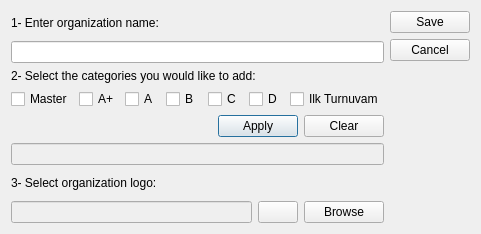
<?xml version="1.0" encoding="UTF-8"?>
<ui version="4.0">
 <class>AddEditOrganizationDialogClass</class>
 <widget class="QDialog" name="AddEditOrganizationDialogClass">
  <property name="geometry">
   <rect>
    <x>0</x>
    <y>0</y>
    <width>481</width>
    <height>234</height>
   </rect>
  </property>
  <property name="windowTitle">
   <string>AddEditOrganizationDialog</string>
  </property>
  <layout class="QGridLayout" name="gridLayout">
   <item row="0" column="0">
    <layout class="QHBoxLayout" name="horizontalLayout_4">
     <item>
      <layout class="QVBoxLayout" name="verticalLayout_5">
       <item>
        <layout class="QVBoxLayout" name="verticalLayout">
         <item>
          <widget class="QLabel" name="label_OrganizationName">
           <property name="text">
            <string>1- Enter organization name:</string>
           </property>
          </widget>
         </item>
         <item>
          <widget class="QLineEdit" name="lineEdit_OrganizationName"/>
         </item>
        </layout>
       </item>
       <item>
        <layout class="QVBoxLayout" name="verticalLayout_2">
         <item>
          <widget class="QLabel" name="label">
           <property name="text">
            <string>2- Select the categories you would like to add:</string>
           </property>
          </widget>
         </item>
         <item>
          <layout class="QHBoxLayout" name="horizontalLayout">
           <item>
            <widget class="QCheckBox" name="checkBox_Master">
             <property name="text">
              <string>Master</string>
             </property>
            </widget>
           </item>
           <item>
            <widget class="QCheckBox" name="checkBox_Aplus">
             <property name="text">
              <string>A+</string>
             </property>
            </widget>
           </item>
           <item>
            <widget class="QCheckBox" name="checkBox_A">
             <property name="text">
              <string>A</string>
             </property>
            </widget>
           </item>
           <item>
            <widget class="QCheckBox" name="checkBox_B">
             <property name="text">
              <string>B</string>
             </property>
            </widget>
           </item>
           <item>
            <widget class="QCheckBox" name="checkBox_C">
             <property name="text">
              <string>C</string>
             </property>
            </widget>
           </item>
           <item>
            <widget class="QCheckBox" name="checkBox_D">
             <property name="text">
              <string>D</string>
             </property>
            </widget>
           </item>
           <item>
            <widget class="QCheckBox" name="checkBox_IlkTurnuvam">
             <property name="text">
              <string>Ilk Turnuvam</string>
             </property>
            </widget>
           </item>
          </layout>
         </item>
         <item>
          <layout class="QHBoxLayout" name="horizontalLayout_2">
           <item>
            <spacer name="horizontalSpacer">
             <property name="orientation">
              <enum>Qt::Orientation::Horizontal</enum>
             </property>
             <property name="sizeHint" stdset="0">
              <size>
               <width>40</width>
               <height>20</height>
              </size>
             </property>
            </spacer>
           </item>
           <item>
            <widget class="QPushButton" name="ApplyButton">
             <property name="text">
              <string>Apply</string>
             </property>
            </widget>
           </item>
           <item>
            <widget class="QPushButton" name="ClearButton">
             <property name="text">
              <string>Clear</string>
             </property>
            </widget>
           </item>
          </layout>
         </item>
         <item>
          <widget class="QLineEdit" name="lineEdit_Categories">
           <property name="enabled">
            <bool>false</bool>
           </property>
          </widget>
         </item>
        </layout>
       </item>
       <item>
        <layout class="QVBoxLayout" name="verticalLayout_3">
         <item>
          <widget class="QLabel" name="label_2">
           <property name="text">
            <string>3- Select organization logo:</string>
           </property>
          </widget>
         </item>
         <item>
          <layout class="QHBoxLayout" name="horizontalLayout_3">
           <item>
            <widget class="QLineEdit" name="lineEdit_ImagePath">
             <property name="enabled">
              <bool>false</bool>
             </property>
            </widget>
           </item>
           <item>
            <widget class="QPushButton" name="DefaultPPButton">
             <property name="text">
              <string/>
             </property>
            </widget>
           </item>
           <item>
            <widget class="QPushButton" name="BrowseButton">
             <property name="text">
              <string>Browse</string>
             </property>
            </widget>
           </item>
          </layout>
         </item>
        </layout>
       </item>
      </layout>
     </item>
     <item>
      <layout class="QVBoxLayout" name="verticalLayout_4">
       <item>
        <widget class="QPushButton" name="SaveButton">
         <property name="text">
          <string>Save</string>
         </property>
        </widget>
       </item>
       <item>
        <widget class="QPushButton" name="CancelButton">
         <property name="text">
          <string>Cancel</string>
         </property>
        </widget>
       </item>
       <item>
        <spacer name="verticalSpacer">
         <property name="orientation">
          <enum>Qt::Orientation::Vertical</enum>
         </property>
         <property name="sizeHint" stdset="0">
          <size>
           <width>20</width>
           <height>40</height>
          </size>
         </property>
        </spacer>
       </item>
      </layout>
     </item>
    </layout>
   </item>
  </layout>
 </widget>
 <layoutdefault spacing="6" margin="11"/>
 <resources/>
 <connections/>
</ui>
